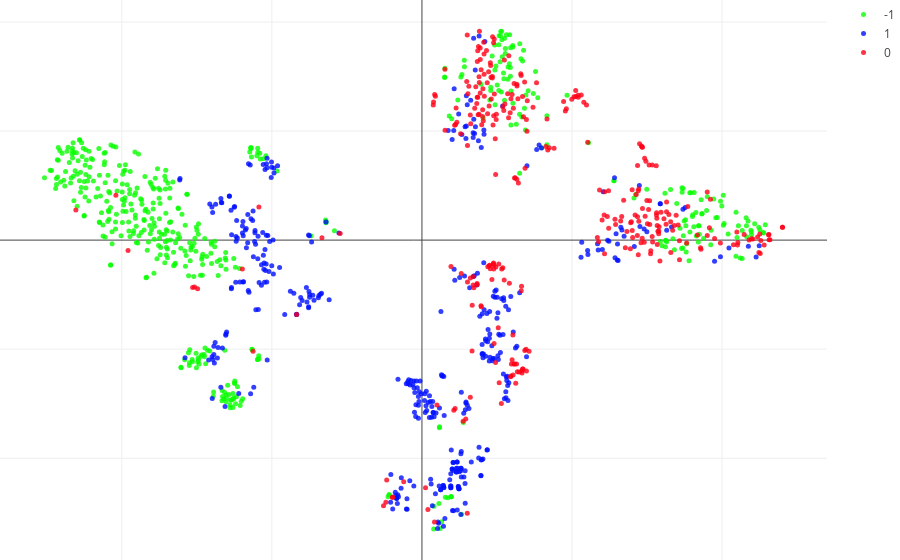

Notebook cell for this chart:
### Code cell
tsne(dfMec)

### Figure 1 — Plotly figure (JSON) as saved in the notebook; plotly's stock layout.template omitted (floating-point values rounded to 4 significant figures; data arrays with more than 128 entries replaced by an {"elided": "..."} marker saying what was removed)
{"data": [{"marker": {"color": "rgb(7,255,0)", "opacity": 0.8, "size": 5}, "mode": "markers", "name": "-1", "type": "scatter", "uid": "907a8428-0d43-4c50-836e-ca1b67a4f93f", "x": {"elided": "501 float values"}, "y": {"elided": "501 float values"}}, {"marker": {"color": "rgb(0,15,255)", "opacity": 0.8, "size": 5}, "mode": "markers", "name": "1", "type": "scatter", "uid": "d1502f32-bdec-4a26-a37b-4033839e3a8f", "x": {"elided": "398 float values"}, "y": {"elided": "398 float values"}}, {"marker": {"color": "rgb(255,0,23)", "opacity": 0.8, "size": 5}, "mode": "markers", "name": "0", "type": "scatter", "uid": "fa735cfa-6007-4ed6-b527-7a8ff76239fe", "x": {"elided": "306 float values"}, "y": {"elided": "306 float values"}}], "layout": {"margin": {"b": 0, "l": 0, "r": 0, "t": 0}}}
